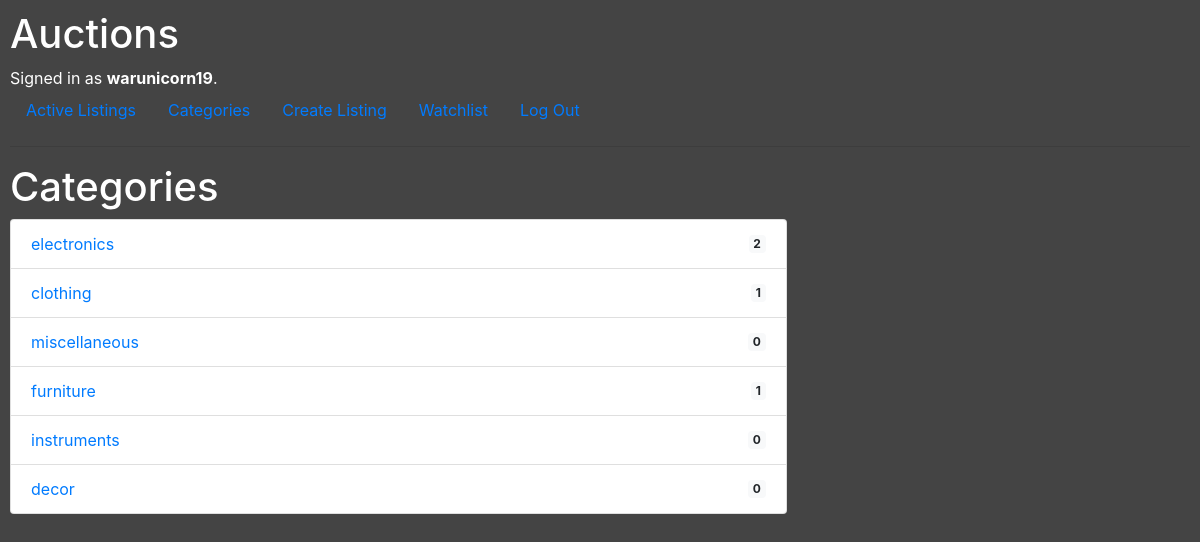
The page /categories (signed in) on the database its author committed.
### auctions/models.py (models this page shows)
class User(AbstractUser):
    pass

class Category(models.Model):
    category = models.CharField(max_length=30)
    def __str__(self):
        return self.category

### auctions/views.py (the view)
# urls.py: path("categories", views.categories, name="categories"),
def categories(request):
    categories = Category.objects.all()
    return render(request, "auctions/categories.html",{
        "categories":categories
    })

### auctions/templates/auctions/categories.html (shortened to what this page needs)
{% extends "auctions/layout.html" %}
{% block body %}
        <h1>Categories</h1>
        <div class="row">
            <div class="col-8">
                <ul class="list-group">
                    {% for category in categories %}
                        <li class="list-group-item d-flex justify-content-between align-items-center">
                            <a href="{%url 'category' category.category%}">{{category}}</a><span class="badge badge-light">{{category.listing_set.count}}</span>
                        </li>
                    {%empty%}
                        Not Available
                    {%endfor%}
                </ul>
            </div>
        </div>
{% endblock %}

### auctions/templates/auctions/layout.html (shortened to what this page needs)
{% load static %}
<!DOCTYPE html>
<html lang="en">
    <head>
        <link rel="stylesheet" href="https://stackpath.bootstrapcdn.com/bootstrap/4.4.1/css/bootstrap.min.css">
        <link href="{% static 'auctions/styles.css' %}" rel="stylesheet">
    </head>
    <body style="color: white;background-color:#444444;">
        <h1>Auctions</h1>
        <div>
            {% if user.is_authenticated %}
                Signed in as <strong>{{ user.username }}</strong>.
            {% else %}
                Not signed in.
            {% endif %}
        </div>
        <ul class="nav">
            <li class="nav-item">
                <a class="nav-link" href="{% url 'index' %}">Active Listings</a>
            </li>
            <li class="nav-item">
                <a class="nav-link" href="{% url 'categories' %}">Categories</a>
            </li>
            {% if user.is_authenticated %}
                <li class="nav-item"><a class="nav-link" href="{% url 'create' %}">Create Listing</a></li>
                <li class="nav-item"><a class="nav-link" href="{% url 'watchlist' %}">Watchlist</a>
                <li class="nav-item"><a class="nav-link" href="{% url 'logout' %}">Log Out</a></li>
            {% endif %}
        </ul>
        <hr>
        {% block body %}
        {% endblock %}
    </body>
</html>

### auctions/static/auctions/styles.css (style rules this page uses)
body { padding: 10px; }

### rows shown on the page
User: username "warunicorn19"
Category: category "electronics", listing_set.count "2"
Category: category "clothing", listing_set.count "1"
Category: category "miscellaneous", listing_set.count "0"
Category: category "furniture", listing_set.count "1"
Category: category "instruments", listing_set.count "0"
Category: category "decor", listing_set.count "0"
